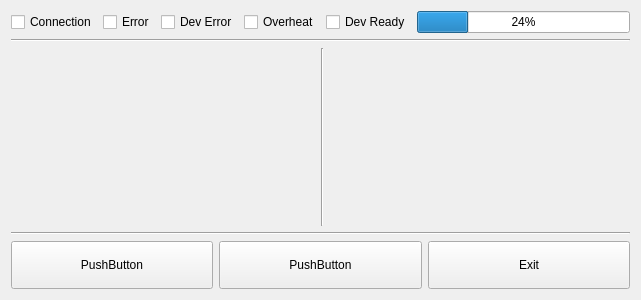
<?xml version="1.0" encoding="UTF-8"?>
<ui version="4.0">
 <class>DebugGUI</class>
 <widget class="QWidget" name="DebugGUI">
  <property name="geometry">
   <rect>
    <x>0</x>
    <y>0</y>
    <width>641</width>
    <height>300</height>
   </rect>
  </property>
  <property name="windowTitle">
   <string>DebugGUI</string>
  </property>
  <layout class="QVBoxLayout" name="verticalLayout">
   <item>
    <layout class="QHBoxLayout" name="horizontalLayout">
     <item>
      <widget class="QCheckBox" name="connectionCheckBox">
       <property name="focusPolicy">
        <enum>Qt::NoFocus</enum>
       </property>
       <property name="text">
        <string>Connection</string>
       </property>
       <property name="checkable">
        <bool>true</bool>
       </property>
      </widget>
     </item>
     <item>
      <widget class="QCheckBox" name="errorCheckBox">
       <property name="focusPolicy">
        <enum>Qt::NoFocus</enum>
       </property>
       <property name="text">
        <string>Error</string>
       </property>
       <property name="checkable">
        <bool>true</bool>
       </property>
      </widget>
     </item>
     <item>
      <widget class="QCheckBox" name="deviceErrorCheckBox">
       <property name="focusPolicy">
        <enum>Qt::NoFocus</enum>
       </property>
       <property name="text">
        <string>Dev Error</string>
       </property>
      </widget>
     </item>
     <item>
      <widget class="QCheckBox" name="overheatCheckBox">
       <property name="focusPolicy">
        <enum>Qt::NoFocus</enum>
       </property>
       <property name="text">
        <string>Overheat</string>
       </property>
      </widget>
     </item>
     <item>
      <widget class="QCheckBox" name="deviceReadyCheckBox">
       <property name="focusPolicy">
        <enum>Qt::NoFocus</enum>
       </property>
       <property name="text">
        <string>Dev Ready</string>
       </property>
      </widget>
     </item>
     <item>
      <widget class="QProgressBar" name="progressBar">
       <property name="value">
        <number>24</number>
       </property>
      </widget>
     </item>
    </layout>
   </item>
   <item>
    <widget class="Line" name="line">
     <property name="orientation">
      <enum>Qt::Horizontal</enum>
     </property>
    </widget>
   </item>
   <item>
    <layout class="QHBoxLayout" name="horizontalLayout_2">
     <item>
      <widget class="AScanWidget" name="ascanWidget" native="true">
       <property name="sizePolicy">
        <sizepolicy hsizetype="MinimumExpanding" vsizetype="Preferred">
         <horstretch>0</horstretch>
         <verstretch>0</verstretch>
        </sizepolicy>
       </property>
      </widget>
     </item>
     <item>
      <widget class="Line" name="line_3">
       <property name="orientation">
        <enum>Qt::Vertical</enum>
       </property>
      </widget>
     </item>
     <item>
      <widget class="ControlPanel" name="controlPanel" native="true">
       <property name="sizePolicy">
        <sizepolicy hsizetype="Minimum" vsizetype="Preferred">
         <horstretch>0</horstretch>
         <verstretch>0</verstretch>
        </sizepolicy>
       </property>
       <property name="minimumSize">
        <size>
         <width>300</width>
         <height>0</height>
        </size>
       </property>
      </widget>
     </item>
    </layout>
   </item>
   <item>
    <widget class="Line" name="line_2">
     <property name="orientation">
      <enum>Qt::Horizontal</enum>
     </property>
    </widget>
   </item>
   <item>
    <layout class="QHBoxLayout" name="horizontalLayout_3">
     <item>
      <widget class="QPushButton" name="pushButton">
       <property name="minimumSize">
        <size>
         <width>48</width>
         <height>48</height>
        </size>
       </property>
       <property name="text">
        <string>PushButton</string>
       </property>
      </widget>
     </item>
     <item>
      <widget class="QPushButton" name="pushButton_2">
       <property name="minimumSize">
        <size>
         <width>48</width>
         <height>48</height>
        </size>
       </property>
       <property name="text">
        <string>PushButton</string>
       </property>
      </widget>
     </item>
     <item>
      <widget class="QPushButton" name="exitButton">
       <property name="minimumSize">
        <size>
         <width>48</width>
         <height>48</height>
        </size>
       </property>
       <property name="text">
        <string>Exit</string>
       </property>
      </widget>
     </item>
    </layout>
   </item>
  </layout>
 </widget>
 <layoutdefault spacing="6" margin="11"/>
 <customwidgets>
  <customwidget>
   <class>AScanWidget</class>
   <extends>QWidget</extends>
   <header>ui/ascanwidget.h</header>
   <container>1</container>
  </customwidget>
  <customwidget>
   <class>ControlPanel</class>
   <extends>QWidget</extends>
   <header>ui/controlpanel.h</header>
   <container>1</container>
  </customwidget>
 </customwidgets>
 <resources/>
 <connections/>
</ui>
